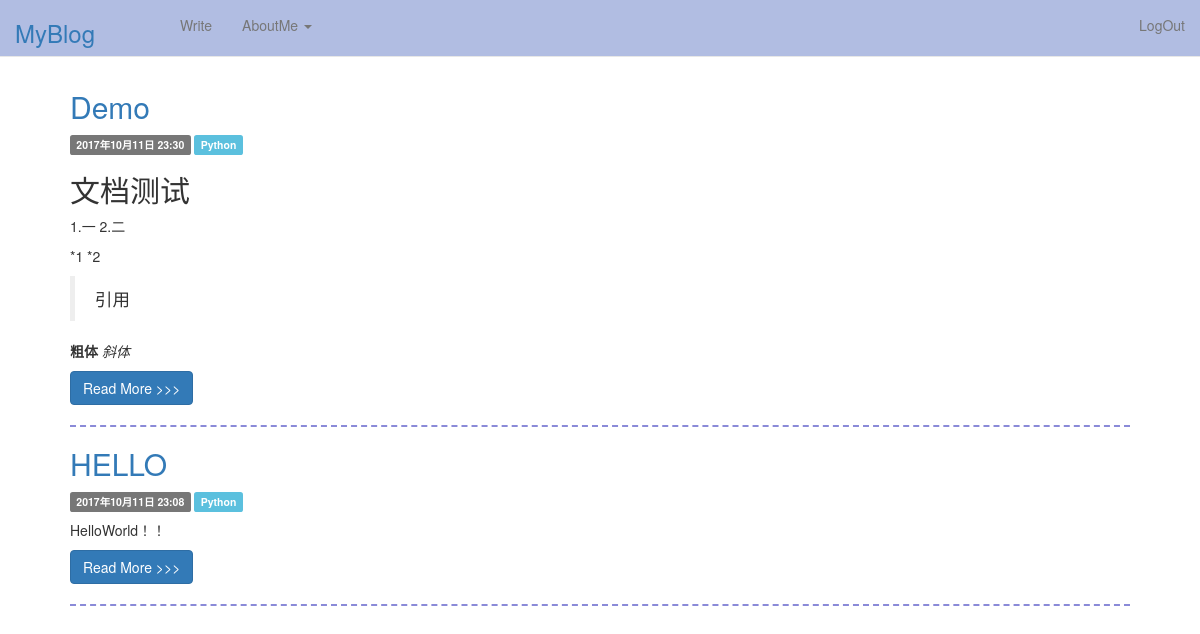
The app's page / (signed in), older data.
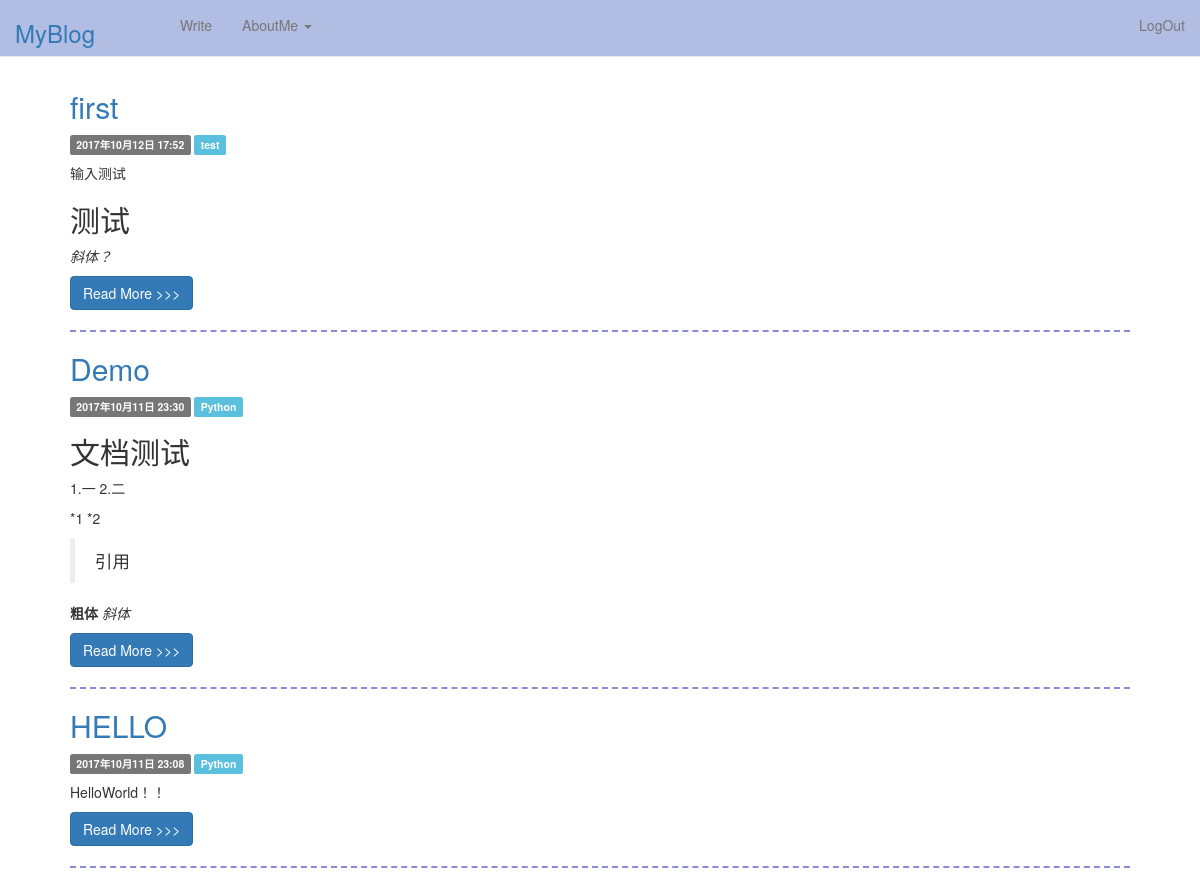
The same page, newer data.
### blog/models.py (models this page shows, shortened)
class Article(models.Model) :
    title = models.CharField(max_length = 100)  #博客题目
    category = models.CharField(max_length = 50, blank = True)  #博客标签
    date_time = models.DateTimeField(auto_now_add = True)  #博客日期
    content = models.TextField(blank = True, null = True)  #博客文章正文
    class Meta:
        ordering = ['-date_time']

### blog/views.py (the view)
# urls.py: 2. Add a URL to urlpatterns:  url(r'^$', views.home, name='home')
@login_required
def home(request):
    post_list = Article.objects.all()
    return render(request,'index.html',{'post_list':post_list})

### blog/templatetags/custom_markdown.py (called while the page is built)
@register.filter(is_safe=True)  #注册template filter
@stringfilter  #希望字符串作为参数
def custom_markdown(value):
    return mark_safe(markdown.markdown(value,
        extensions = ['markdown.extensions.fenced_code', 'markdown.extensions.codehilite'],
                                       safe_mode=True,
                                       enable_attributes=False))

### templates/index.html
{% extends "base.html" %}
{% load custom_markdown %}
{% block content %}
<div class="posts">
    {% for post in post_list %}
        <section class="post">
            <header class="post-header">
                <h2 class="post-title"><a href="{% url 'detail' id=post.id %}">{{ post.title }}</a></h2>
                    <p>
                        <label class="label label-default">{{ post.date_time }}</label> <label class="label label-info">{{ post.category }}</label>
                    </p>
            </header>
                <div class="post-description">
                    <p>
                        {{ post.content|custom_markdown }}
                    </p>
                </div>
                <a class="btn btn-primary" href="{% url "detail" id=post.id %}">Read More >>> </a>
            <hr style="border-top:2px dashed #8a8ad8">
        </section>
    {% endfor %}
</div>
{% endblock %}

Row changes from the older to the newer data that the page shows:
added Article: title "first", date_time "2017年10月12日 17:52", category "test", content|custom_markdown "输入测试 测试 斜体？"
